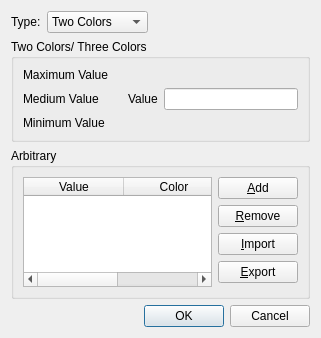
<?xml version="1.0" encoding="UTF-8"?>
<ui version="4.0">
 <class>ColorMapCustomSettingDialog</class>
 <widget class="QDialog" name="ColorMapCustomSettingDialog">
  <property name="geometry">
   <rect>
    <x>0</x>
    <y>0</y>
    <width>321</width>
    <height>338</height>
   </rect>
  </property>
  <property name="windowTitle">
   <string>Custom Color Map</string>
  </property>
  <layout class="QVBoxLayout" name="verticalLayout_2">
   <item>
    <layout class="QHBoxLayout" name="horizontalLayout_2">
     <item>
      <widget class="QLabel" name="typeLabel">
       <property name="text">
        <string>Type:</string>
       </property>
      </widget>
     </item>
     <item>
      <widget class="QComboBox" name="typeComboBox">
       <item>
        <property name="text">
         <string>Two Colors</string>
        </property>
       </item>
       <item>
        <property name="text">
         <string>Three Colors</string>
        </property>
       </item>
       <item>
        <property name="text">
         <string>Arbitrary</string>
        </property>
       </item>
      </widget>
     </item>
     <item>
      <spacer name="horizontalSpacer">
       <property name="orientation">
        <enum>Qt::Horizontal</enum>
       </property>
       <property name="sizeHint" stdset="0">
        <size>
         <width>40</width>
         <height>20</height>
        </size>
       </property>
      </spacer>
     </item>
    </layout>
   </item>
   <item>
    <widget class="QGroupBox" name="twoThreeGroupBox">
     <property name="title">
      <string>Two Colors/ Three Colors</string>
     </property>
     <layout class="QGridLayout" name="gridLayout">
      <item row="0" column="0">
       <widget class="QLabel" name="maxLabel">
        <property name="text">
         <string>Maximum Value</string>
        </property>
       </widget>
      </item>
      <item row="0" column="1" colspan="2">
       <widget class="ColorEditWidget" name="maxColorWidget">
        <property name="text">
         <string/>
        </property>
       </widget>
      </item>
      <item row="1" column="0">
       <widget class="QLabel" name="midLabel">
        <property name="text">
         <string>Medium Value</string>
        </property>
       </widget>
      </item>
      <item row="1" column="1">
       <widget class="ColorEditWidget" name="midColorWidget">
        <property name="enabled">
         <bool>false</bool>
        </property>
        <property name="text">
         <string/>
        </property>
       </widget>
      </item>
      <item row="1" column="2">
       <layout class="QHBoxLayout" name="horizontalLayout" stretch="0,0">
        <item>
         <widget class="QLabel" name="midValueLabel">
          <property name="text">
           <string>Value</string>
          </property>
         </widget>
        </item>
        <item>
         <widget class="RealNumberEditWidget" name="midValueEdit"/>
        </item>
       </layout>
      </item>
      <item row="2" column="0">
       <widget class="QLabel" name="minLabel">
        <property name="text">
         <string>Minimum Value</string>
        </property>
       </widget>
      </item>
      <item row="2" column="1" colspan="2">
       <widget class="ColorEditWidget" name="minColorWidget">
        <property name="text">
         <string/>
        </property>
       </widget>
      </item>
     </layout>
    </widget>
   </item>
   <item>
    <widget class="QGroupBox" name="arbitraryGroupBox">
     <property name="title">
      <string>Arbitrary</string>
     </property>
     <layout class="QHBoxLayout" name="horizontalLayout_3">
      <item>
       <widget class="QTableWidget" name="arbitraryTableWidget">
        <column>
         <property name="text">
          <string>Value</string>
         </property>
        </column>
        <column>
         <property name="text">
          <string>Color</string>
         </property>
        </column>
       </widget>
      </item>
      <item>
       <layout class="QVBoxLayout" name="verticalLayout">
        <item>
         <widget class="QPushButton" name="addButton">
          <property name="text">
           <string>&amp;Add</string>
          </property>
         </widget>
        </item>
        <item>
         <widget class="QPushButton" name="deleteButton">
          <property name="text">
           <string>&amp;Remove</string>
          </property>
         </widget>
        </item>
        <item>
         <widget class="QPushButton" name="importButton">
          <property name="text">
           <string>&amp;Import</string>
          </property>
         </widget>
        </item>
        <item>
         <widget class="QPushButton" name="exportButton">
          <property name="text">
           <string>&amp;Export</string>
          </property>
         </widget>
        </item>
        <item>
         <spacer name="verticalSpacer_2">
          <property name="orientation">
           <enum>Qt::Vertical</enum>
          </property>
          <property name="sizeHint" stdset="0">
           <size>
            <width>20</width>
            <height>40</height>
           </size>
          </property>
         </spacer>
        </item>
       </layout>
      </item>
     </layout>
    </widget>
   </item>
   <item>
    <widget class="QDialogButtonBox" name="buttonBox">
     <property name="standardButtons">
      <set>QDialogButtonBox::Cancel|QDialogButtonBox::Ok</set>
     </property>
    </widget>
   </item>
  </layout>
 </widget>
 <customwidgets>
  <customwidget>
   <class>ColorEditWidget</class>
   <extends>QLabel</extends>
   <header>widget/coloreditwidget.h</header>
  </customwidget>
  <customwidget>
   <class>RealNumberEditWidget</class>
   <extends>QLineEdit</extends>
   <header>guibase/widget/realnumbereditwidget.h</header>
  </customwidget>
 </customwidgets>
 <resources/>
 <connections>
  <connection>
   <sender>buttonBox</sender>
   <signal>accepted()</signal>
   <receiver>ColorMapCustomSettingDialog</receiver>
   <slot>accept()</slot>
   <hints>
    <hint type="sourcelabel">
     <x>172</x>
     <y>323</y>
    </hint>
    <hint type="destinationlabel">
     <x>28</x>
     <y>336</y>
    </hint>
   </hints>
  </connection>
  <connection>
   <sender>buttonBox</sender>
   <signal>rejected()</signal>
   <receiver>ColorMapCustomSettingDialog</receiver>
   <slot>reject()</slot>
   <hints>
    <hint type="sourcelabel">
     <x>259</x>
     <y>323</y>
    </hint>
    <hint type="destinationlabel">
     <x>244</x>
     <y>350</y>
    </hint>
   </hints>
  </connection>
 </connections>
</ui>
